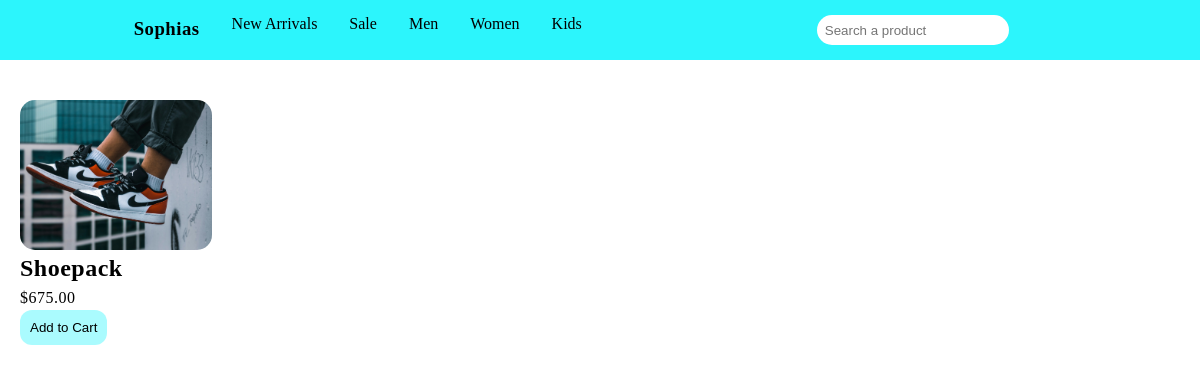
The page /category/men/ on the database its author committed.
### shop/models.py (models this page shows, shortened)
class Product(models.Model):
    category = models.ForeignKey(Category, related_name='products', on_delete=models.CASCADE)
    name = models.CharField(max_length=200)
    description = models.TextField()
    price = models.DecimalField(max_digits=10, decimal_places=2)
    image = models.ImageField(upload_to='products/')
    stock = models.PositiveIntegerField(default=0)
    available = models.BooleanField(default=True)

### shop/views.py (the view)
# urls.py: path('category/<slug:category_slug>/', views.product_list, name='product_list_by_category'),
def product_list(request, category_slug=None):
    category = None
    categories = Category.objects.all()
    products = Product.objects.filter(available=True)
    if category_slug:
        category = get_object_or_404(Category, slug=category_slug)
        products = products.filter(category=category)
    return render(request, 'product_list.html', {'category': category, 'categories': categories, 'products': products})

### shop/templates/product_list.html (shortened to what this page needs)
{% extends "base.html" %}
{% block content %}
<div class="products">
  {% for product in products %}
        <div class="item">
       <a href="{% url 'product_detail' product.id %}"><img src="{{product.image.url}}"  alt="{{ product.name }}"></a>
      <h2>{{ product.name }}</h2>
      <p>${{ product.price }}</p>
     <button> <a href="{% url 'add_to_cart' product.id %}">Add to Cart</a></buttotn>
</div>
  {% endfor %}
{% endblock %}

### shop/static/style.css (style rules this page uses)
* { margin: 0; padding: 0; }
.hero-section .content p,h2 { line-height: 1; letter-spacing: 0.5; }
.products { display: grid; align-items: center; justify-content: space-evenly; grid-template-columns: repeat(5, 1fr); margin: 20px; width: 100%; }
.products img { width: 80%; height: 150px; object-fit: cover; border-radius: 15px; margin-top: 20px; }
.products button { border-style: none; background: rgb(44, 245, 252, 0.4); border-radius:12px; padding: 10px; }
.products button a { text-decoration: none; color: black; }
.products h2, p { line-height: 1.5; letter-spacing: 0.5; }

### rows shown on the page
Product: image (picture), name "Shoepack", price "675.00"
